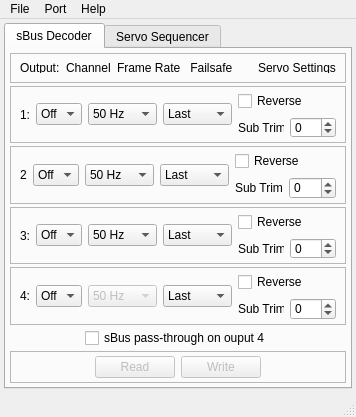
<?xml version="1.0" encoding="UTF-8"?>
<ui version="4.0">
 <class>MainWindow</class>
 <widget class="QMainWindow" name="MainWindow">
  <property name="geometry">
   <rect>
    <x>0</x>
    <y>0</y>
    <width>356</width>
    <height>417</height>
   </rect>
  </property>
  <property name="windowTitle">
   <string>sBus Decoder</string>
  </property>
  <property name="windowIcon">
   <iconset resource="resources.qrc">
    <normaloff>:/images/icon.ico</normaloff>:/images/icon.ico</iconset>
  </property>
  <widget class="QWidget" name="centralwidget">
   <property name="sizePolicy">
    <sizepolicy hsizetype="Maximum" vsizetype="Maximum">
     <horstretch>0</horstretch>
     <verstretch>0</verstretch>
    </sizepolicy>
   </property>
   <property name="maximumSize">
    <size>
     <width>356</width>
     <height>374</height>
    </size>
   </property>
   <layout class="QVBoxLayout" name="verticalLayout">
    <property name="leftMargin">
     <number>4</number>
    </property>
    <property name="topMargin">
     <number>4</number>
    </property>
    <property name="rightMargin">
     <number>4</number>
    </property>
    <property name="bottomMargin">
     <number>4</number>
    </property>
    <item>
     <widget class="QTabWidget" name="tabWidget">
      <property name="sizePolicy">
       <sizepolicy hsizetype="Expanding" vsizetype="Fixed">
        <horstretch>0</horstretch>
        <verstretch>0</verstretch>
       </sizepolicy>
      </property>
      <property name="maximumSize">
       <size>
        <width>16777215</width>
        <height>366</height>
       </size>
      </property>
      <property name="tabPosition">
       <enum>QTabWidget::North</enum>
      </property>
      <property name="currentIndex">
       <number>0</number>
      </property>
      <widget class="QWidget" name="sBusTab">
       <attribute name="title">
        <string>sBus Decoder</string>
       </attribute>
       <layout class="QVBoxLayout" name="verticalLayout_2">
        <property name="spacing">
         <number>3</number>
        </property>
        <property name="leftMargin">
         <number>4</number>
        </property>
        <property name="topMargin">
         <number>4</number>
        </property>
        <property name="rightMargin">
         <number>4</number>
        </property>
        <property name="bottomMargin">
         <number>4</number>
        </property>
        <item>
         <widget class="QFrame" name="frame_2">
          <property name="maximumSize">
           <size>
            <width>16777215</width>
            <height>30</height>
           </size>
          </property>
          <property name="frameShape">
           <enum>QFrame::StyledPanel</enum>
          </property>
          <property name="frameShadow">
           <enum>QFrame::Raised</enum>
          </property>
          <layout class="QHBoxLayout" name="horizontalLayout_2">
           <item>
            <widget class="QLabel" name="label_2">
             <property name="text">
              <string>Output:</string>
             </property>
            </widget>
           </item>
           <item>
            <widget class="QLabel" name="label_3">
             <property name="text">
              <string>Channel</string>
             </property>
            </widget>
           </item>
           <item>
            <widget class="QLabel" name="label_4">
             <property name="text">
              <string>Frame Rate</string>
             </property>
            </widget>
           </item>
           <item>
            <widget class="QLabel" name="label_13">
             <property name="text">
              <string> Failsafe</string>
             </property>
            </widget>
           </item>
           <item>
            <spacer name="horizontalSpacer_3">
             <property name="orientation">
              <enum>Qt::Horizontal</enum>
             </property>
             <property name="sizeHint" stdset="0">
              <size>
               <width>40</width>
               <height>20</height>
              </size>
             </property>
            </spacer>
           </item>
           <item>
            <widget class="QLabel" name="label_5">
             <property name="text">
              <string>Servo Settings</string>
             </property>
            </widget>
           </item>
          </layout>
         </widget>
        </item>
        <item>
         <widget class="QFrame" name="frame">
          <property name="frameShape">
           <enum>QFrame::StyledPanel</enum>
          </property>
          <property name="frameShadow">
           <enum>QFrame::Raised</enum>
          </property>
          <layout class="QHBoxLayout" name="horizontalLayout">
           <property name="topMargin">
            <number>4</number>
           </property>
           <property name="bottomMargin">
            <number>4</number>
           </property>
           <item>
            <widget class="QLabel" name="label">
             <property name="text">
              <string>1:</string>
             </property>
            </widget>
           </item>
           <item>
            <widget class="QComboBox" name="out1Channel">
             <item>
              <property name="text">
               <string>Off</string>
              </property>
             </item>
             <item>
              <property name="text">
               <string>1</string>
              </property>
             </item>
             <item>
              <property name="text">
               <string>2</string>
              </property>
             </item>
             <item>
              <property name="text">
               <string>3</string>
              </property>
             </item>
             <item>
              <property name="text">
               <string>4</string>
              </property>
             </item>
             <item>
              <property name="text">
               <string>5</string>
              </property>
             </item>
             <item>
              <property name="text">
               <string>6</string>
              </property>
             </item>
             <item>
              <property name="text">
               <string>7</string>
              </property>
             </item>
             <item>
              <property name="text">
               <string>8</string>
              </property>
             </item>
             <item>
              <property name="text">
               <string>9</string>
              </property>
             </item>
             <item>
              <property name="text">
               <string>10</string>
              </property>
             </item>
             <item>
              <property name="text">
               <string>11</string>
              </property>
             </item>
             <item>
              <property name="text">
               <string>12</string>
              </property>
             </item>
             <item>
              <property name="text">
               <string>13</string>
              </property>
             </item>
             <item>
              <property name="text">
               <string>14</string>
              </property>
             </item>
             <item>
              <property name="text">
               <string>15</string>
              </property>
             </item>
             <item>
              <property name="text">
               <string>16</string>
              </property>
             </item>
             <item>
              <property name="text">
               <string>17</string>
              </property>
             </item>
             <item>
              <property name="text">
               <string>18</string>
              </property>
             </item>
            </widget>
           </item>
           <item>
            <widget class="QComboBox" name="out1FrameRate">
             <item>
              <property name="text">
               <string>50 Hz</string>
              </property>
             </item>
             <item>
              <property name="text">
               <string>100 Hz</string>
              </property>
             </item>
             <item>
              <property name="text">
               <string>150 Hz</string>
              </property>
             </item>
            </widget>
           </item>
           <item>
            <widget class="QComboBox" name="out1Failsafe">
             <item>
              <property name="text">
               <string>Last</string>
              </property>
             </item>
             <item>
              <property name="text">
               <string>Off</string>
              </property>
             </item>
             <item>
              <property name="text">
               <string>Neutral</string>
              </property>
             </item>
            </widget>
           </item>
           <item>
            <layout class="QVBoxLayout" name="verticalLayout_3">
             <item>
              <widget class="QCheckBox" name="out1Reverse">
               <property name="text">
                <string>Reverse</string>
               </property>
              </widget>
             </item>
             <item>
              <layout class="QHBoxLayout" name="horizontalLayout_7">
               <item>
                <widget class="QLabel" name="label_9">
                 <property name="text">
                  <string>Sub Trim</string>
                 </property>
                </widget>
               </item>
               <item>
                <widget class="QSpinBox" name="out1subTrim">
                 <property name="accelerated">
                  <bool>true</bool>
                 </property>
                 <property name="minimum">
                  <number>-1024</number>
                 </property>
                 <property name="maximum">
                  <number>1024</number>
                 </property>
                 <property name="value">
                  <number>0</number>
                 </property>
                </widget>
               </item>
              </layout>
             </item>
            </layout>
           </item>
          </layout>
         </widget>
        </item>
        <item>
         <widget class="QFrame" name="frame_3">
          <property name="frameShape">
           <enum>QFrame::StyledPanel</enum>
          </property>
          <property name="frameShadow">
           <enum>QFrame::Raised</enum>
          </property>
          <layout class="QHBoxLayout" name="horizontalLayout_3">
           <property name="topMargin">
            <number>4</number>
           </property>
           <property name="bottomMargin">
            <number>4</number>
           </property>
           <item>
            <widget class="QLabel" name="label_6">
             <property name="text">
              <string>2</string>
             </property>
            </widget>
           </item>
           <item>
            <widget class="QComboBox" name="out2Channel">
             <item>
              <property name="text">
               <string>Off</string>
              </property>
             </item>
             <item>
              <property name="text">
               <string>1</string>
              </property>
             </item>
             <item>
              <property name="text">
               <string>2</string>
              </property>
             </item>
             <item>
              <property name="text">
               <string>3</string>
              </property>
             </item>
             <item>
              <property name="text">
               <string>4</string>
              </property>
             </item>
             <item>
              <property name="text">
               <string>5</string>
              </property>
             </item>
             <item>
              <property name="text">
               <string>6</string>
              </property>
             </item>
             <item>
              <property name="text">
               <string>7</string>
              </property>
             </item>
             <item>
              <property name="text">
               <string>8</string>
              </property>
             </item>
             <item>
              <property name="text">
               <string>9</string>
              </property>
             </item>
             <item>
              <property name="text">
               <string>10</string>
              </property>
             </item>
             <item>
              <property name="text">
               <string>11</string>
              </property>
             </item>
             <item>
              <property name="text">
               <string>12</string>
              </property>
             </item>
             <item>
              <property name="text">
               <string>13</string>
              </property>
             </item>
             <item>
              <property name="text">
               <string>14</string>
              </property>
             </item>
             <item>
              <property name="text">
               <string>15</string>
              </property>
             </item>
             <item>
              <property name="text">
               <string>16</string>
              </property>
             </item>
             <item>
              <property name="text">
               <string>17</string>
              </property>
             </item>
             <item>
              <property name="text">
               <string>18</string>
              </property>
             </item>
            </widget>
           </item>
           <item>
            <widget class="QComboBox" name="out2FrameRate">
             <item>
              <property name="text">
               <string>50 Hz</string>
              </property>
             </item>
             <item>
              <property name="text">
               <string>100 Hz</string>
              </property>
             </item>
             <item>
              <property name="text">
               <string>150 Hz</string>
              </property>
             </item>
            </widget>
           </item>
           <item>
            <widget class="QComboBox" name="out2Failsafe">
             <item>
              <property name="text">
               <string>Last</string>
              </property>
             </item>
             <item>
              <property name="text">
               <string>Off</string>
              </property>
             </item>
             <item>
              <property name="text">
               <string>Neutral</string>
              </property>
             </item>
            </widget>
           </item>
           <item>
            <layout class="QVBoxLayout" name="verticalLayout_4">
             <item>
              <widget class="QCheckBox" name="out2Reverse">
               <property name="text">
                <string>Reverse</string>
               </property>
              </widget>
             </item>
             <item>
              <layout class="QHBoxLayout" name="horizontalLayout_8">
               <item>
                <widget class="QLabel" name="label_10">
                 <property name="text">
                  <string>Sub Trim</string>
                 </property>
                </widget>
               </item>
               <item>
                <widget class="QSpinBox" name="out2subTrim">
                 <property name="minimum">
                  <number>-1024</number>
                 </property>
                 <property name="maximum">
                  <number>1024</number>
                 </property>
                 <property name="value">
                  <number>0</number>
                 </property>
                </widget>
               </item>
              </layout>
             </item>
            </layout>
           </item>
          </layout>
         </widget>
        </item>
        <item>
         <widget class="QFrame" name="frame_4">
          <property name="frameShape">
           <enum>QFrame::StyledPanel</enum>
          </property>
          <property name="frameShadow">
           <enum>QFrame::Raised</enum>
          </property>
          <layout class="QHBoxLayout" name="horizontalLayout_4">
           <property name="topMargin">
            <number>4</number>
           </property>
           <property name="bottomMargin">
            <number>4</number>
           </property>
           <item>
            <widget class="QLabel" name="label_7">
             <property name="text">
              <string>3:</string>
             </property>
            </widget>
           </item>
           <item>
            <widget class="QComboBox" name="out3Channel">
             <item>
              <property name="text">
               <string>Off</string>
              </property>
             </item>
             <item>
              <property name="text">
               <string>1</string>
              </property>
             </item>
             <item>
              <property name="text">
               <string>2</string>
              </property>
             </item>
             <item>
              <property name="text">
               <string>3</string>
              </property>
             </item>
             <item>
              <property name="text">
               <string>4</string>
              </property>
             </item>
             <item>
              <property name="text">
               <string>5</string>
              </property>
             </item>
             <item>
              <property name="text">
               <string>6</string>
              </property>
             </item>
             <item>
              <property name="text">
               <string>7</string>
              </property>
             </item>
             <item>
              <property name="text">
               <string>8</string>
              </property>
             </item>
             <item>
              <property name="text">
               <string>9</string>
              </property>
             </item>
             <item>
              <property name="text">
               <string>10</string>
              </property>
             </item>
             <item>
              <property name="text">
               <string>11</string>
              </property>
             </item>
             <item>
              <property name="text">
               <string>12</string>
              </property>
             </item>
             <item>
              <property name="text">
               <string>13</string>
              </property>
             </item>
             <item>
              <property name="text">
               <string>14</string>
              </property>
             </item>
             <item>
              <property name="text">
               <string>15</string>
              </property>
             </item>
             <item>
              <property name="text">
               <string>16</string>
              </property>
             </item>
             <item>
              <property name="text">
               <string>17</string>
              </property>
             </item>
             <item>
              <property name="text">
               <string>18</string>
              </property>
             </item>
            </widget>
           </item>
           <item>
            <widget class="QComboBox" name="out3FrameRate">
             <item>
              <property name="text">
               <string>50 Hz</string>
              </property>
             </item>
             <item>
              <property name="text">
               <string>100 Hz</string>
              </property>
             </item>
             <item>
              <property name="text">
               <string>150 Hz</string>
              </property>
             </item>
            </widget>
           </item>
           <item>
            <widget class="QComboBox" name="out3Failsafe">
             <item>
              <property name="text">
               <string>Last</string>
              </property>
             </item>
             <item>
              <property name="text">
               <string>Off</string>
              </property>
             </item>
             <item>
              <property name="text">
               <string>Neutral</string>
              </property>
             </item>
            </widget>
           </item>
           <item>
            <layout class="QVBoxLayout" name="verticalLayout_5">
             <item>
              <widget class="QCheckBox" name="out3Reverse">
               <property name="text">
                <string>Reverse</string>
               </property>
              </widget>
             </item>
             <item>
              <layout class="QHBoxLayout" name="horizontalLayout_9">
               <item>
                <widget class="QLabel" name="label_11">
                 <property name="text">
                  <string>Sub Trim</string>
                 </property>
                </widget>
               </item>
               <item>
                <widget class="QSpinBox" name="out3subTrim">
                 <property name="minimum">
                  <number>-1024</number>
                 </property>
                 <property name="maximum">
                  <number>1024</number>
                 </property>
                 <property name="value">
                  <number>0</number>
                 </property>
                </widget>
               </item>
              </layout>
             </item>
            </layout>
           </item>
          </layout>
         </widget>
        </item>
        <item>
         <widget class="QFrame" name="output4Frame">
          <property name="enabled">
           <bool>true</bool>
          </property>
          <property name="frameShape">
           <enum>QFrame::StyledPanel</enum>
          </property>
          <property name="frameShadow">
           <enum>QFrame::Raised</enum>
          </property>
          <layout class="QHBoxLayout" name="horizontalLayout_5">
           <property name="topMargin">
            <number>4</number>
           </property>
           <property name="bottomMargin">
            <number>4</number>
           </property>
           <item>
            <widget class="QLabel" name="label_8">
             <property name="text">
              <string>4:</string>
             </property>
            </widget>
           </item>
           <item>
            <widget class="QComboBox" name="out4Channel">
             <item>
              <property name="text">
               <string>Off</string>
              </property>
             </item>
             <item>
              <property name="text">
               <string>1</string>
              </property>
             </item>
             <item>
              <property name="text">
               <string>2</string>
              </property>
             </item>
             <item>
              <property name="text">
               <string>3</string>
              </property>
             </item>
             <item>
              <property name="text">
               <string>4</string>
              </property>
             </item>
             <item>
              <property name="text">
               <string>5</string>
              </property>
             </item>
             <item>
              <property name="text">
               <string>6</string>
              </property>
             </item>
             <item>
              <property name="text">
               <string>7</string>
              </property>
             </item>
             <item>
              <property name="text">
               <string>8</string>
              </property>
             </item>
             <item>
              <property name="text">
               <string>9</string>
              </property>
             </item>
             <item>
              <property name="text">
               <string>10</string>
              </property>
             </item>
             <item>
              <property name="text">
               <string>11</string>
              </property>
             </item>
             <item>
              <property name="text">
               <string>12</string>
              </property>
             </item>
             <item>
              <property name="text">
               <string>13</string>
              </property>
             </item>
             <item>
              <property name="text">
               <string>14</string>
              </property>
             </item>
             <item>
              <property name="text">
               <string>15</string>
              </property>
             </item>
             <item>
              <property name="text">
               <string>16</string>
              </property>
             </item>
             <item>
              <property name="text">
               <string>17</string>
              </property>
             </item>
             <item>
              <property name="text">
               <string>18</string>
              </property>
             </item>
            </widget>
           </item>
           <item>
            <widget class="QComboBox" name="out4FrameRate">
             <property name="enabled">
              <bool>false</bool>
             </property>
             <item>
              <property name="text">
               <string>50 Hz</string>
              </property>
             </item>
             <item>
              <property name="text">
               <string>100 Hz</string>
              </property>
             </item>
             <item>
              <property name="text">
               <string>150 Hz</string>
              </property>
             </item>
            </widget>
           </item>
           <item>
            <widget class="QComboBox" name="out4Failsafe">
             <item>
              <property name="text">
               <string>Last</string>
              </property>
             </item>
             <item>
              <property name="text">
               <string>Off</string>
              </property>
             </item>
             <item>
              <property name="text">
               <string>Neutral</string>
              </property>
             </item>
            </widget>
           </item>
           <item>
            <layout class="QVBoxLayout" name="verticalLayout_6">
             <item>
              <widget class="QCheckBox" name="out4Reverse">
               <property name="text">
                <string>Reverse</string>
               </property>
              </widget>
             </item>
             <item>
              <layout class="QHBoxLayout" name="horizontalLayout_10">
               <item>
                <widget class="QLabel" name="label_12">
                 <property name="text">
                  <string>Sub Trim</string>
                 </property>
                </widget>
               </item>
               <item>
                <widget class="QSpinBox" name="out4subTrim">
                 <property name="minimum">
                  <number>-1024</number>
                 </property>
                 <property name="maximum">
                  <number>1024</number>
                 </property>
                 <property name="value">
                  <number>0</number>
                 </property>
                </widget>
               </item>
              </layout>
             </item>
            </layout>
           </item>
          </layout>
         </widget>
        </item>
        <item alignment="Qt::AlignHCenter">
         <widget class="QCheckBox" name="passThrough">
          <property name="text">
           <string>sBus pass-through on ouput 4</string>
          </property>
         </widget>
        </item>
        <item>
         <widget class="QFrame" name="frame_6">
          <property name="maximumSize">
           <size>
            <width>16777215</width>
            <height>50</height>
           </size>
          </property>
          <property name="frameShape">
           <enum>QFrame::StyledPanel</enum>
          </property>
          <property name="frameShadow">
           <enum>QFrame::Raised</enum>
          </property>
          <layout class="QHBoxLayout" name="horizontalLayout_6">
           <property name="topMargin">
            <number>4</number>
           </property>
           <property name="bottomMargin">
            <number>4</number>
           </property>
           <item>
            <spacer name="horizontalSpacer">
             <property name="orientation">
              <enum>Qt::Horizontal</enum>
             </property>
             <property name="sizeHint" stdset="0">
              <size>
               <width>40</width>
               <height>20</height>
              </size>
             </property>
            </spacer>
           </item>
           <item>
            <widget class="QPushButton" name="readPushButton">
             <property name="enabled">
              <bool>false</bool>
             </property>
             <property name="text">
              <string>Read</string>
             </property>
            </widget>
           </item>
           <item>
            <widget class="QPushButton" name="writePushButton">
             <property name="enabled">
              <bool>false</bool>
             </property>
             <property name="text">
              <string>Write</string>
             </property>
            </widget>
           </item>
           <item>
            <spacer name="horizontalSpacer_2">
             <property name="orientation">
              <enum>Qt::Horizontal</enum>
             </property>
             <property name="sizeHint" stdset="0">
              <size>
               <width>40</width>
               <height>20</height>
              </size>
             </property>
            </spacer>
           </item>
          </layout>
         </widget>
        </item>
       </layout>
      </widget>
      <widget class="QWidget" name="servoSequencerTab">
       <attribute name="title">
        <string>Servo Sequencer</string>
       </attribute>
      </widget>
     </widget>
    </item>
   </layout>
  </widget>
  <widget class="QMenuBar" name="menubar">
   <property name="geometry">
    <rect>
     <x>0</x>
     <y>0</y>
     <width>356</width>
     <height>21</height>
    </rect>
   </property>
   <widget class="QMenu" name="menuFile">
    <property name="title">
     <string>File</string>
    </property>
    <addaction name="actionExit"/>
   </widget>
   <widget class="QMenu" name="menuPort">
    <property name="title">
     <string>Port</string>
    </property>
   </widget>
   <widget class="QMenu" name="menuHelp">
    <property name="title">
     <string>Help</string>
    </property>
    <addaction name="actionAbout"/>
   </widget>
   <addaction name="menuFile"/>
   <addaction name="menuPort"/>
   <addaction name="menuHelp"/>
  </widget>
  <widget class="QStatusBar" name="statusbar"/>
  <action name="actionExit">
   <property name="text">
    <string>Exit</string>
   </property>
   <property name="shortcut">
    <string>Ctrl+X</string>
   </property>
  </action>
  <action name="actionAbout">
   <property name="text">
    <string>About</string>
   </property>
  </action>
 </widget>
 <resources>
  <include location="resources.qrc"/>
 </resources>
 <connections/>
</ui>
